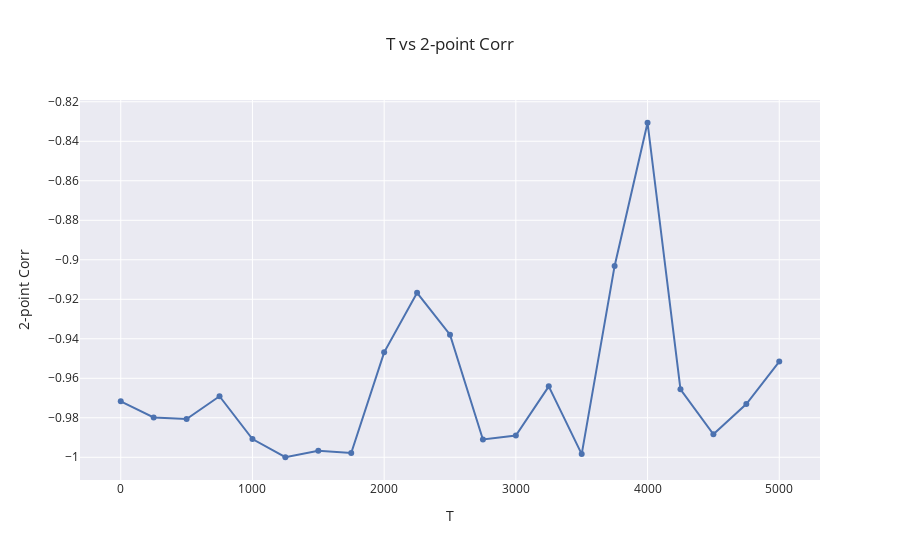

The notebook cell saved with this chart:
### Code cell
fig = go.Figure()

fig.add_trace(go.Scatter(x = results_uniform[results_uniform['1-point_corr'] == 0.0]['T'],
                         y = results_uniform[results_uniform['1-point_corr'] == 0.0]['corrs'].str[2],
                         mode='markers+lines',
                        )
             )

fig.update_layout(
    title="T vs 2-point Corr",
    xaxis_title="T",
    yaxis_title="2-point Corr",
    template='seaborn'
)
#fig.update_traces(texttemplate='%{text:.2s}', textposition='top center')
fig.show()

### Figure 1 — Plotly figure (JSON) as saved in the notebook; plotly's stock layout.template omitted (floating-point values rounded to 4 significant figures)
{"data": [{"mode": "markers+lines", "type": "scatter", "x": [0, 250, 500, 750, 1000, 1250, 1500, 1750, 2000, 2250, 2500, 2750, 3000, 3250, 3500, 3750, 4000, 4250, 4500, 4750, 5000], "y": [-0.9717, -0.9798, -0.9806, -0.9691, -0.9908, -1.0, -0.9967, -0.9979, -0.9469, -0.9167, -0.9379, -0.991, -0.989, -0.9641, -0.9984, -0.9031, -0.8306, -0.9656, -0.9884, -0.9731, -0.9516]}], "layout": {"title": {"text": "T vs 2-point Corr"}, "xaxis": {"title": {"text": "T"}}, "yaxis": {"title": {"text": "2-point Corr"}}}}
